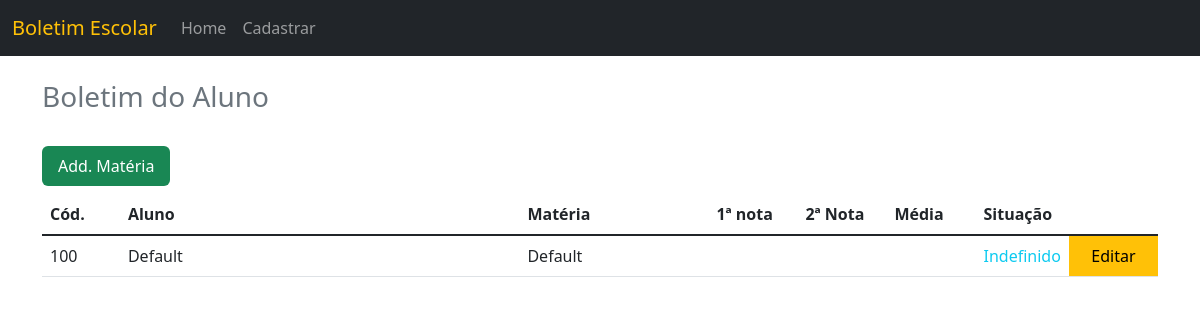
Page /exercicio_extra_06_boletim_alunos/visualizar.php?id=1 on the committed database.
### tables this page shows
create table if not exists notas_alunos (
	id int primary key auto_increment,
    materia varchar(16) not null,
    nota1 decimal(3,1),
    nota2 decimal(3,1),
    media decimal(3,1),
    id_boletim int not null,
    foreign key(id_boletim) references boletim_alunos (id)
);

create table if not exists boletim_alunos (
	id int primary key auto_increment,
    codigo int not null,
    aluno varchar(128) not null,
    situacao int default 2
);

### exercicio_extra_06_boletim_alunos/controle/Conexao.php (called while the page is built, shortened)
<?php
abstract class Conexao {
    private string $db = 'mysql';
    private string $host = '127.0.0.1';
    private string $port = '3306';
    private string $dbname = 'db_celke';
    private string $user = 'root';
    private string $pass = 'root';
    public function connectDb(): object {
        try {
            $this->connect = new PDO($this->db.":host=".$this->host.";port=".$this->port.";dbname=".$this->dbname,$this->user,$this->pass);
            return $this->connect;
        }
        catch(PDOException $erro) {
            die("Erro: Por favor tente novamente. Caso o problema persista, entre em contato com o administrador <b>adm@php.br</b>");
        }
    }
}

### exercicio_extra_06_boletim_alunos/controle/Controle.php (called while the page is built, shortened)
<?php
class Controle extends Conexao
{
    public int $id;
    public function visualizar(): array
    {
        $this->connect = $this->connectDb();
        $sqlSelect = '
            select ba.id, ba.codigo, ba.aluno, na.materia, na.nota1, na.nota2, na.media, ba.situacao
            from boletim_alunos ba
            left join notas_alunos na on (ba.id = na.id_boletim)
            where ba.id = :id
        ';
        $query = $this->connect->prepare($sqlSelect);
        $query->bindParam(':id', $this->id);
        $query->execute();
        return $query->fetchAll();
    }
}

### exercicio_extra_06_boletim_alunos/visualizar.php (the view, shortened to what this page needs)
<!DOCTYPE html>
<html lang="pt-br">
<head>
    <link href="https://cdn.jsdelivr.net/npm/bootstrap@5.2.3/dist/css/bootstrap.min.css" rel="stylesheet">
</head>
<body>
    <?php
    require "navegacao.php";
    ?>
    <div class="container mt-4">
        <div class="row">
            <h1 class="mb-4 h3 text-secondary">Boletim do Aluno</h1>
            <div class="col-12">
                <table class="table">
                    <thead>
                        <tr>
                            <th scope="col" style="width: 7%;">Cód.</th>
                            <th scope="col" style="width: 36%">Aluno</th>
                            <th scope="col" style="width: 17%">Matéria</th>
                            <th scope="col" style="width: 8%;">1ª nota</th>
                            <th scope="col" style="width: 8%;">2ª Nota</th>
                            <th scope="col" style="width: 8%;">Média</th>
                            <th scope="col" style="width: 8%;">Situação</th>
                            <th scope="col" style="width: 8%;"></th>
                        </tr>
                    </thead>
                    <tbody class="table-group-divider">
                        <?php
                        $id = filter_input(INPUT_GET, 'id', FILTER_SANITIZE_NUMBER_INT);
                        if (!empty($id)) {
                            require "controle/Conexao.php";
                            require "controle/Controle.php";
                            $controle = new Controle();
                            $controle->id = $id;
                            $boletim_alunos = $controle->visualizar();
                        ?>
                            <div class="col-12">
                                <div class="navbar">
                                    <ul class="navbar-nav">
                                        <li class="nav-item">
                                            <a class="nav-link py-2 px-3 text-bg-success rounded" href="addMateria.php?id=<?= $id ?>">
                                                Add. Matéria
                                            </a>
                                        </li>
                                    </ul>
                                </div>
                            </div>
                            <?php
                            foreach ($boletim_alunos as $aluno => $valor) {
                                extract($valor);
                                $situacao_aluno = null;
                                if ($valor['situacao'] == '1') {
                                    $situacao_aluno = '<span style="color: green;">Aprovado</span>';
                                } else if ($valor['situacao'] == '0') {
                                    $situacao_aluno = '<span style="color: tomato;">Reprovado</span>';
                                } else if ($valor['situacao'] == '2') {
                                    $situacao_aluno = '<span class="text-info">Indefinido</span>';
                                }
                            ?>
                                <tr>
                                    <td><?= $codigo ?></td>
                                    <td><?= $aluno ?></td>
                                    <td><?= $materia ?></td>
                                    <td><?= $nota1 ?></td>
                                    <td><?= $nota2 ?></td>
                                    <td><?= $media ?></td>
                                    <td><?= $situacao_aluno ?></td>
                                    <td class="text-bg-warning text-center">
                                        <a class="nav-link" href="editar.php?id=<?= $id ?>&&materia=<?= $materia ?>">
                                            Editar
                                        </a>
                                    </td>
                                </tr>
                            <?php
                            }
                            ?>
                        <?php
                        } else {
                            $_SESSION['msg'] = '<p style="color: #f00;">Erro: Usuário não encontrado!</p>';
                            header('Location: index.php');
                        }
                        ?>
                    </tbody>
                </table>
            </div>
        </div>
    </div>
</body>
</html>

### rows in the picture
notas_alunos: id_boletim.codigo "100", id_boletim.aluno "Default", materia "Default"
